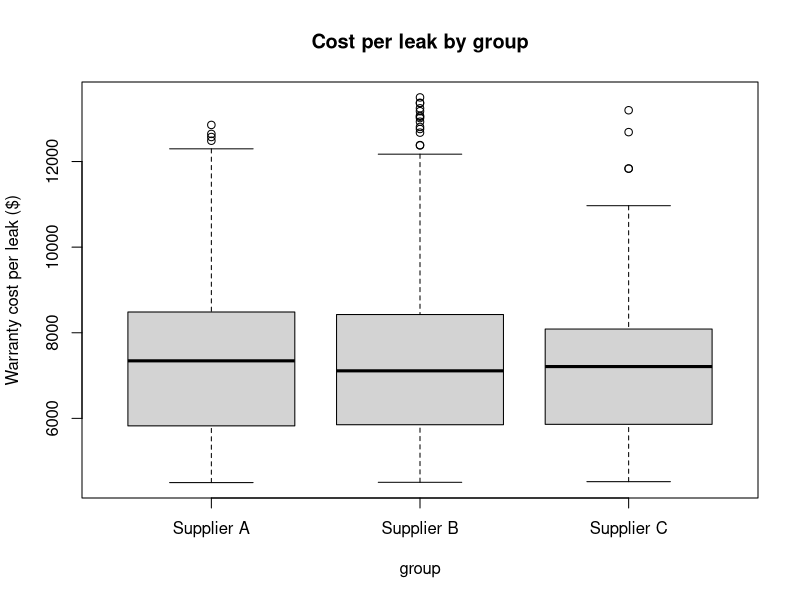
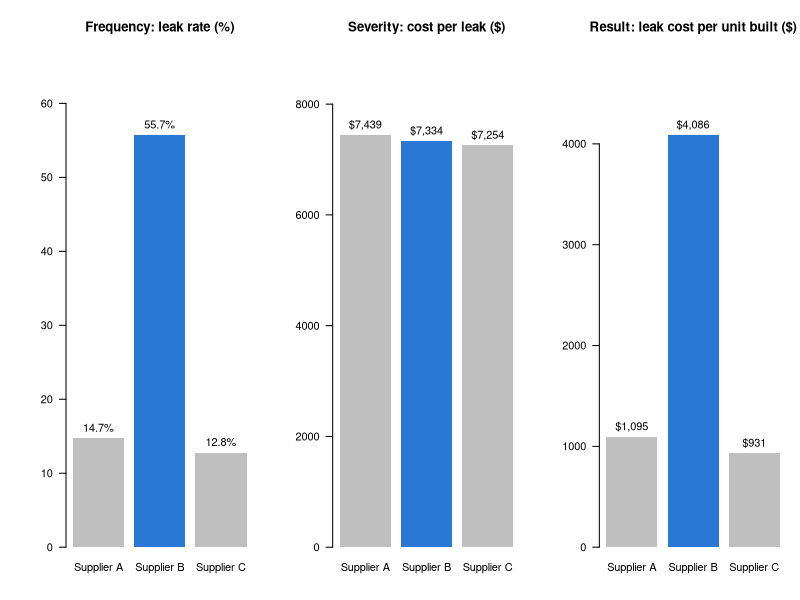

R code for these plots, in order:
# =============================================================================
# Frequency x severity breakdown of leak cost (with ANOVA on severity)
#
# Question: Why does Supplier B cost so much more in leak warranty cost?
#   Is it because its units leak MORE OFTEN (frequency),
#   or because each leak COSTS MORE (severity)?
#
#   Leak cost per unit built = leak rate (frequency) x cost per leak (severity)
#
# Tests used:
#   Frequency -> chi-square test on the leak rate (yes/no outcome)
#   Severity  -> one-way ANOVA on cost per leak (a number across 3+ groups)
#
# How to run: keep this script in the same folder as airedale_clean.csv,
#             then run: source("airedale_frequency_severity.R", echo = TRUE)
# The chart is saved as frequency_severity.png in the same folder.
# =============================================================================

# ---- Settings: change these two lines to analyze facilities instead ---------
group_col <- "coil_supplier"   # or "facility"
focus     <- "Supplier B"      # or "Facility 2"

# ---- Load the clean data ----------------------------------------------------
clean <- read.csv("airedale_clean.csv", stringsAsFactors = TRUE)
clean$group <- clean[[group_col]]
leaks <- subset(clean, leak == 1)          # the 788 leak units only


# =============================================================================
# PART 1 — FREQUENCY: how often does each group leak?
# =============================================================================

# Leak rate = leaking units / all units in the group
units_built <- table(clean$group)
leak_count  <- tapply(clean$leak, clean$group, sum)
leak_rate   <- leak_count / units_built
round(100 * leak_rate, 1)                  # in %

# Test: is the leak rate the same for every group?
# H0: every group has the same leak rate | H1: at least one differs
freq_test <- chisq.test(table(clean$group, clean$leak))
freq_test


# =============================================================================
# PART 2 — SEVERITY: how much does each leak cost?  (one-way ANOVA)
# =============================================================================

# Average warranty cost per leak in each group
cost_per_leak <- tapply(leaks$warranty_cost, leaks$group, mean)
round(cost_per_leak)

# Boxplot first (course guide step 1)
boxplot(warranty_cost ~ group, data = leaks,
        ylab = "Warranty cost per leak ($)", main = "Cost per leak by group")

# Test: is the average cost per leak the same in every group?
# H0: same average cost per leak | H1: at least one group differs
# log(): cost is skewed; the log makes the groups' spread more similar.
sev_model <- aov(log(warranty_cost) ~ group, data = leaks)
summary(sev_model)

# Assumption check: Welch's ANOVA does not assume equal spread
oneway.test(log(warranty_cost) ~ group, data = leaks, var.equal = FALSE)

# Note: LegacyX leaks cost more (see airedale_anova.R). Adding product family
# checks that the group result is not hiding a product mix difference:
summary(aov(log(warranty_cost) ~ product_family + group, data = leaks))


# =============================================================================
# PART 3 — THE BREAKDOWN: leak cost per unit built = frequency x severity
# =============================================================================
breakdown <- data.frame(
  units_built     = as.vector(units_built),
  leaks           = as.vector(leak_count),
  leak_rate_pct   = round(100 * as.vector(leak_rate), 1),
  cost_per_leak   = round(as.vector(cost_per_leak)),
  cost_per_unit   = round(as.vector(leak_rate * cost_per_leak)),
  total_leak_cost = round(as.vector(tapply(leaks$warranty_cost, leaks$group, sum))),
  row.names = names(units_built)
)
breakdown

# How much of the focus group's EXTRA cost per unit comes from frequency vs severity?
# Compare the focus group with all other groups combined:
#   extra = (rate_focus - rate_other) x severity_other     <- frequency part
#         + rate_focus x (severity_focus - severity_other) <- severity part
in_focus   <- clean$group == focus
rate_f     <- mean(clean$leak[in_focus])
rate_o     <- mean(clean$leak[!in_focus])
sev_f      <- mean(leaks$warranty_cost[leaks$group == focus])
sev_o      <- mean(leaks$warranty_cost[leaks$group != focus])
freq_part  <- (rate_f - rate_o) * sev_o
sev_part   <- rate_f * (sev_f - sev_o)
extra      <- freq_part + sev_part


# ---- Chart: three panels, one per piece of the breakdown -------------------
png("frequency_severity.png", width = 2100, height = 800, res = 200)
par(mfrow = c(1, 3), mar = c(4, 5, 4, 1))
bar_col <- ifelse(names(units_built) == focus, "#2a78d6", "grey75")

b1 <- barplot(breakdown$leak_rate_pct, names.arg = rownames(breakdown), col = bar_col,
              border = NA, ylim = c(0, max(breakdown$leak_rate_pct) * 1.2),
              main = "Frequency: leak rate (%)", las = 1)
text(b1, breakdown$leak_rate_pct, paste0(breakdown$leak_rate_pct, "%"), pos = 3)

b2 <- barplot(breakdown$cost_per_leak, names.arg = rownames(breakdown), col = bar_col,
              border = NA, ylim = c(0, max(breakdown$cost_per_leak) * 1.2),
              main = "Severity: cost per leak ($)", las = 1)
text(b2, breakdown$cost_per_leak, paste0("$", formatC(breakdown$cost_per_leak, format = "d", big.mark = ",")), pos = 3)

b3 <- barplot(breakdown$cost_per_unit, names.arg = rownames(breakdown), col = bar_col,
              border = NA, ylim = c(0, max(breakdown$cost_per_unit) * 1.2),
              main = "Result: leak cost per unit built ($)", las = 1)
text(b3, breakdown$cost_per_unit, paste0("$", formatC(breakdown$cost_per_unit, format = "d", big.mark = ",")), pos = 3)
invisible(dev.off())


# ---- Answer in plain English ------------------------------------------------
sev_p <- summary(sev_model)[[1]][["Pr(>F)"]][1]
cat("\nRESULT\n")
cat(sprintf("Frequency: leak rates differ (chi-square p %s). %s: %.1f%% vs %.1f%% for the rest.\n",
            format.pval(freq_test$p.value, digits = 2), focus, 100 * rate_f, 100 * rate_o))
cat(sprintf("Severity: cost per leak does not differ (ANOVA p = %.2f). $%s vs $%s per leak.\n",
            sev_p, format(round(sev_f), big.mark = ","), format(round(sev_o), big.mark = ",")))
cat(sprintf("%s costs $%s more in leak warranty per unit built.\n",
            focus, format(round(extra), big.mark = ",")))
cat(sprintf("  Frequency explains %.0f%% of that gap; severity explains %.0f%%.\n",
            round(100 * freq_part / extra) + 0, round(100 * sev_part / extra) + 0))
cat(sprintf("Conclusion: %s is expensive because its units leak more often, not because each leak costs more.\n", focus))
cat("Chart saved:", file.path(getwd(), "frequency_severity.png"), "\n")
